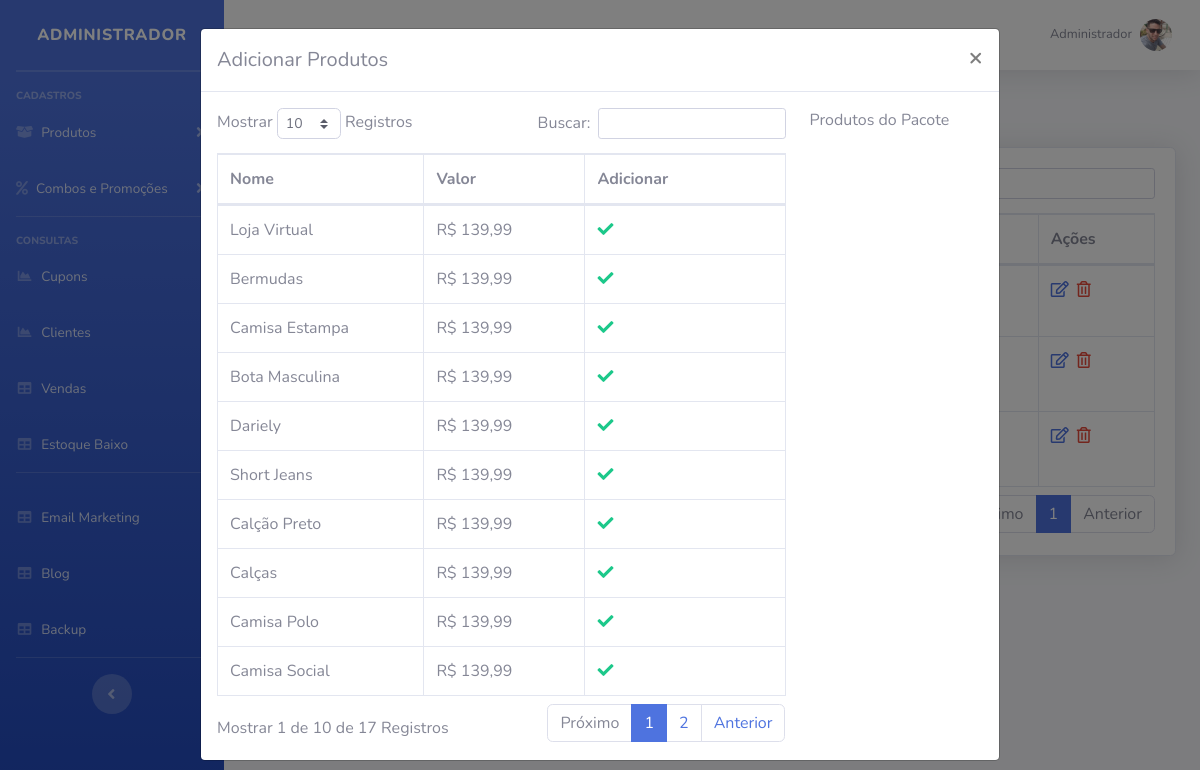
/sistema/painel-admin/index.php?pag=combos&funcao=produtos&id=4 (signed in), run on the app's committed database.
### tables this page shows
CREATE TABLE `usuarios` (
  `id` int(11) NOT NULL AUTO_INCREMENT,
  `nome` varchar(50) NOT NULL,
  `cpf` varchar(20) NOT NULL,
  `email` varchar(50) NOT NULL,
  `senha` varchar(35) NOT NULL,
  `senha_crip` varchar(150) NOT NULL,
  `nivel` varchar(20) NOT NULL,
  `imagem` varchar(100) DEFAULT NULL,
  PRIMARY KEY (`id`)
);

CREATE TABLE `combos` (
  `id` int(11) NOT NULL AUTO_INCREMENT,
  `nome` varchar(100) NOT NULL,
  `nome_url` varchar(50) NOT NULL,
  `descricao` varchar(1000) NOT NULL,
  `descricao_longa` text NOT NULL,
  `valor` decimal(8,2) NOT NULL,
  `imagem` varchar(100) NOT NULL,
  `tipo_envio` int(1) NOT NULL,
  `palavras` varchar(250) NOT NULL,
  `ativo` varchar(5) NOT NULL,
  `peso` double(8,2) NOT NULL,
  `largura` double(8,2) NOT NULL,
  `altura` double(8,2) NOT NULL,
  `comprimento` double(8,2) NOT NULL,
  `valor_frete` decimal(10,2) DEFAULT NULL,
  `vendas` int(11) DEFAULT NULL,
  `link` varchar(150) DEFAULT NULL,
  PRIMARY KEY (`id`)
);

CREATE TABLE `produtos` (
  `id` int(11) NOT NULL AUTO_INCREMENT,
  `categoria` int(11) NOT NULL,
  `sub_categoria` int(11) NOT NULL,
  `nome` varchar(100) NOT NULL,
  `nome_url` varchar(100) NOT NULL,
  `descricao` varchar(1000) NOT NULL,
  `descricao_longa` text NOT NULL,
  `valor` decimal(10,2) NOT NULL,
  `imagem` varchar(100) NOT NULL,
  `estoque` int(11) NOT NULL,
  `tipo_envio` int(11) NOT NULL,
  `palavras` varchar(250) NOT NULL,
  `ativo` varchar(5) NOT NULL,
  `peso` double(8,2) DEFAULT NULL,
  `largura` int(11) DEFAULT NULL,
  `altura` int(11) DEFAULT NULL,
  `comprimento` int(11) DEFAULT NULL,
  `modelo` varchar(100) DEFAULT NULL,
  `valor_frete` decimal(8,2) DEFAULT NULL,
  `promocao` varchar(5) NOT NULL,
  `vendas` int(11) DEFAULT NULL,
  `link` varchar(150) DEFAULT NULL,
  PRIMARY KEY (`id`)
);

### config.php (called while the page is built, shortened)
<?php
$nivel_estoque = 5;
 ?>

### sistema/painel-admin/combos.php (the view, shortened to what this page needs)
<?php
$pag = "combos";
require_once("../../conexao.php");
?>
<div class="row mt-4 mb-4">
  <a type="button" class="btn-primary btn-sm ml-3 d-none d-md-block" href="index.php?pag=<?php echo $pag ?>&funcao=novo">Novo Combo</a>
</div>
<div class="card shadow mb-4">
  <div class="card-body">
    <div class="table-responsive">
      <table class="table table-bordered" id="dataTable" width="100%" cellspacing="0">
        <thead>
          <tr>
            <th>Nome</th>
            <th>Valor</th>
            <th>Produtos</th>
            <th>Imagem</th>
            <th>Ações</th>
          </tr>
        </thead>
        <tbody>
         <?php
         $query = $pdo->query("SELECT * FROM combos order by id desc ");
         $res = $query->fetchAll(PDO::FETCH_ASSOC);
         for ($i=0; $i < count($res); $i++) {
          $valor = $res[$i]['valor'];
          $imagem = $res[$i]['imagem'];
          $id = $res[$i]['id'];
          $valor = number_format($valor, 2, ',', '.');
          $query2 = $pdo->query("SELECT * FROM prod_combos where id_combo = '$id' ");
          $res2 = $query2->fetchAll(PDO::FETCH_ASSOC);
          $total_produtos = @count($res2);
          ?>
          <tr>
            <td>
              <a href="index.php?pag=<?php echo $pag ?>&funcao=produtos&id=<?php echo $id ?>" class="text-info">
              </a>
            </td>
            <td>R$ <?php echo $valor ?></td>
            <td><?php echo $total_produtos ?></td>
            <td><img src="../../img/combos/<?php echo $imagem ?>" width="50"></td>
            <td>
             <a href="index.php?pag=<?php echo $pag ?>&funcao=editar&id=<?php echo $id ?>" class='text-primary mr-1' title='Editar Dados'><i class='far fa-edit'></i></a>
             <a href="index.php?pag=<?php echo $pag ?>&funcao=excluir&id=<?php echo $id ?>" class='text-danger mr-1' title='Excluir Registro'><i class='far fa-trash-alt'></i></a>
           </td>
         </tr>
       <?php } ?>
     </tbody>
   </table>
 </div>
</div>
</div>
<div class="modal fade" id="modal-produtos" tabindex="-1" role="dialog">
  <div class="modal-dialog modal-lg" role="document">
    <div class="modal-content">
      <div class="modal-header">
        <h5 class="modal-title">Adicionar Produtos</h5>
        <button type="button" class="close" data-dismiss="modal" aria-label="Close">
          <span aria-hidden="true">&times;</span>
        </button>
      </div>
      <div class="modal-body">
        <div class="row">
          <div class="col-md-9" >
            <div class="table-responsive">
              <table class="table table-bordered" id="dataTable2" width="100%" cellspacing="0">
                <thead>
                  <tr>
                    <th>Nome</th>
                    <th>Valor</th>
                    <th>Adicionar</th>
                  </tr>
                </thead>
                <tbody>
                  <?php
                  $query = $pdo->query("SELECT * FROM produtos where ativo = 'Sim' order by id desc ");
                  $res = $query->fetchAll(PDO::FETCH_ASSOC);
                  for ($i=0; $i < count($res); $i++) {
                    $nome_prod = $res[$i]['nome'];
                    $id_prod = $res[$i]['id'];
                    ?>
                    <tr>
                      <td>
                        <?php echo $nome_prod ?>
                      </td>
                      <td>R$ <?php echo $valor ?></td>
                      <td>
                        <form id="form-prod" method="post">
                          <a id="btn-add-produtos" href="#" onClick="addProd(<?php echo $id_prod ?>)" class="text-success mr-1" title="Adicionar Produto"><i class="fas fa-check"></i></a>
                        </form>
                      </td>
                    </tr>
                  <?php } ?>
                </tbody>
              </table>
            </div>
          </div>
          <div class="col-md-3">
            <p>Produtos do Pacote </p>
          </div>
        </div>
      </div>
    </div>
  </div>
</div>

### sistema/painel-admin/index.php (shortened to what this page needs)
<?php
require_once("../../conexao.php");
$query = $pdo->query("SELECT * FROM produtos where estoque <= '$nivel_estoque' order by estoque asc ");
$res = $query->fetchAll(PDO::FETCH_ASSOC);
if(@count($res) > 0){
    $classe_estoque = 'text-warning';
}else{
    $classe_estoque = '';
}
$query = $pdo->query("SELECT * FROM envios_email");
 $res = $query->fetchAll(PDO::FETCH_ASSOC);
 if(@count($res)==0){
    $pdo->query("INSERT INTO envios_email (data, final, assunto, mensagem, link) values (curDate(), '0', '', '', '') ");
 }
$pag = @$_GET["pag"];
$menu1 = "produtos";
$menu2 = "categorias";
$menu3 = "sub-categorias";
$menu4 = "combos";
$menu5 = "promocoes";
$menu6 = "clientes";
$menu7 = "vendas";
$menu8 = "backup";
$menu9 = "tipo-envios";
$menu10 = "carac";
$menu11 = "alertas";
$menu12 = "cupons";
$menu13 = "estoque";
$menu14 = "blog";
$res = $pdo->query("SELECT * FROM usuarios where id = '$_SESSION[id_usuario]'");
$dados = $res->fetchAll(PDO::FETCH_ASSOC);
$nome_usu = @$dados[0]['nome'];
$imagem_usu = @$dados[0]['imagem'];
?>
<!DOCTYPE html>
<html lang="en">
<head>
    <link href="../vendor/fontawesome-free/css/all.min.css" rel="stylesheet" type="text/css">
    <link href="../css/sb-admin-2.min.css" rel="stylesheet">
    <link href="../css/style.css" rel="stylesheet">
    <link href="../vendor/datatables/dataTables.bootstrap4.min.css" rel="stylesheet">
</head>
<body id="page-top">
    <div id="wrapper">
        <ul class="navbar-nav bg-gradient-primary sidebar sidebar-dark accordion" id="accordionSidebar">
            <a class="sidebar-brand d-flex align-items-center justify-content-center" href="index.php">
                <div class="sidebar-brand-text mx-3">Administrador</div>
            </a>
            <hr class="sidebar-divider my-0">
            <hr class="sidebar-divider">
            <div class="sidebar-heading">
                Cadastros
            </div>
            <li class="nav-item">
                <a class="nav-link collapsed" href="#" data-toggle="collapse" data-target="#collapseTwo" aria-expanded="true" aria-controls="collapseTwo">
                    <i class="fas fa-box-open"></i>
                    <span>Produtos</span>
                </a>
            </li>
            <li class="nav-item">
                <a class="nav-link collapsed" href="#" data-toggle="collapse" data-target="#collapseUtilities" aria-expanded="true" aria-controls="collapseUtilities">
                    <i class="fas fa-percent"></i>
                    <span>Combos e Promoções</span>
                </a>
            </li>
            <hr class="sidebar-divider">
            <div class="sidebar-heading">
                Consultas
            </div>
             <li class="nav-item">
                <a class="nav-link" href="index.php?pag=<?php echo $menu12 ?>">
                    <i class="fas fa-fw fa-chart-area"></i>
                    <span>Cupons</span></a>
                </li>
            <li class="nav-item">
                <a class="nav-link" href="index.php?pag=<?php echo $menu6 ?>">
                    <i class="fas fa-fw fa-chart-area"></i>
                    <span>Clientes</span></a>
                </li>
                <li class="nav-item">
                    <a class="nav-link" href="index.php?pag=<?php echo $menu7 ?>">
                        <i class="fas fa-fw fa-table"></i>
                        <span>Vendas</span></a>
                    </li>
                     <li class="nav-item">
                    <a class="nav-link" href="index.php?pag=<?php echo $menu13 ?>">
                        <i class="fas fa-fw fa-table <?php echo $classe_estoque ?>"></i>
                        <span class="<?php echo $classe_estoque ?>">Estoque Baixo</span></a>
                    </li>
                        <hr class="sidebar-divider d-none d-md-block">
                       <li class="nav-item">
                        <a class="nav-link" href="" data-toggle="modal" data-target="#ModalEmail">
                            <i class="fas fa-fw fa-table"></i>
                            <span>Email Marketing</span></a>
                        </li>
                    <li class="nav-item">
                    <a class="nav-link" href="index.php?pag=<?php echo $menu14 ?>">
                        <i class="fas fa-fw fa-table"></i>
                        <span class="">Blog</span></a>
                    </li>
                      <li class="nav-item">
                        <a class="nav-link" href="backup.php">
                            <i class="fas fa-fw fa-table"></i>
                            <span>Backup</span></a>
                        </li>
                        <hr class="sidebar-divider d-none d-md-block">
                        <div class="text-center d-none d-md-inline">
                            <button class="rounded-circle border-0" id="sidebarToggle"></button>
                        </div>
                    </ul>
                    <div id="content-wrapper" class="d-flex flex-column">
                        <div id="content">
                            <nav class="navbar navbar-expand navbar-light bg-white topbar mb-4 static-top shadow">
                                <ul class="navbar-nav ml-auto">
                                    <li class="nav-item dropdown no-arrow">
                                        <a class="nav-link dropdown-toggle" href="#" id="userDropdown" role="button" data-toggle="dropdown" aria-haspopup="true" aria-expanded="false">
                                            <span class="mr-2 d-none d-lg-inline text-gray-600 small"><?php echo @$nome_usu ?></span>
                                            <img class="img-profile rounded-circle" src="../../img/<?php echo $imagem_usu ?>">
                                        </a>
                                    </li>
                                </ul>
                            </nav>
                            <div class="container-fluid">
                                <?php if ($pag == null) {
                                    include_once("home.php");
                                } else if ($pag==$menu1) {
                                    include_once($menu1.".php");
                                } else if ($pag==$menu2) {
                                    include_once($menu2.".php");
                                } else if ($pag==$menu3) {
                                    include_once($menu3.".php");
                                } else if ($pag==$menu4) {
                                    include_once($menu4.".php");
                                } else if ($pag==$menu5) {
                                    include_once($menu5.".php");
                                } else if ($pag==$menu6) {
                                    include_once($menu6.".php");
                                } else if ($pag==$menu7) {
                                    include_once($menu7.".php");
                                } else if ($pag==$menu8) {
                                    include_once($menu8.".php");
                                } else if ($pag==$menu9) {
                                    include_once($menu9.".php");
                                } else if ($pag==$menu10) {
                                    include_once($menu10.".php");
                                 } else if ($pag==$menu11) {
                                    include_once($menu11.".php");
                                } else if ($pag==$menu12) {
                                    include_once($menu12.".php");
                                } else if ($pag==$menu13) {
                                    include_once($menu13.".php");
                                } else if ($pag==$menu14) {
                                    include_once($menu14.".php");
                                } else {
                                    include_once("home.php");
                                }
                                ?>
                            </div>
                        </div>
                    </div>
                </div>
            </body>
            </html>

### sistema/painel-admin/combos.php (style rules this page uses)
hr { margin:3px; }

### data on the page
usuarios: nome "Administrador", imagem (picture)
combos: valor "139,99"
produtos: nome "Loja Virtual"
produtos: nome "Bermudas"
produtos: nome "Camisa Estampa"
produtos: nome "Bota Masculina"
produtos: nome "Dariely"
produtos: nome "Short Jeans"
produtos: nome "Calção Preto"
produtos: nome "Calças"
produtos: nome "Camisa Polo"
produtos: nome "Camisa Social"
